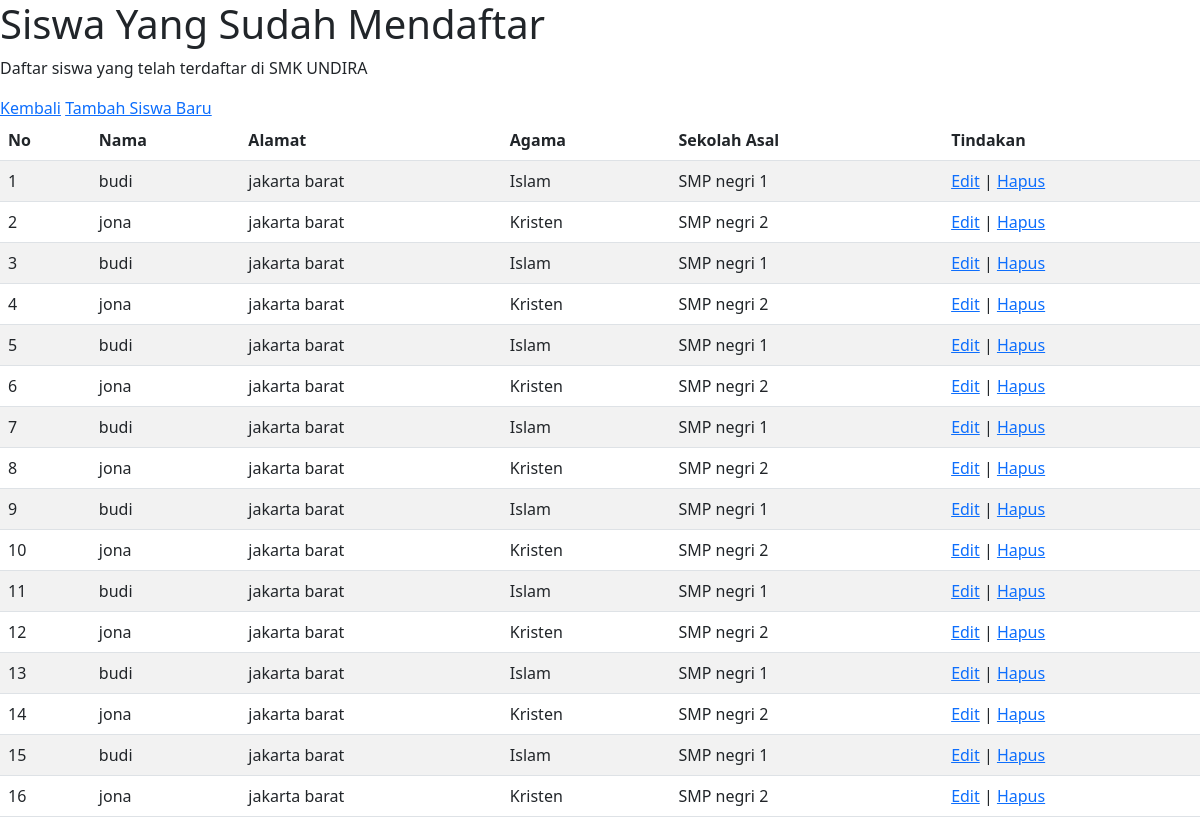
Page /list-siswa.php on the committed database.
### tables this page shows
CREATE TABLE `calon_siswa` (
  `id` int(11) NOT NULL,
  `nama` varchar(20) NOT NULL,
  `alamat` text NOT NULL,
  `jenis kelamin` varchar(20) NOT NULL,
  `agama` varchar(50) NOT NULL,
  `sekolah_asal` varchar(100) NOT NULL
);

### list-siswa.php (the view, shortened to what this page needs)
<?php
include 'config.php';
?>
<!DOCTYPE html>
<html lang="id">
<head>
    <link rel="stylesheet" href="https://cdnjs.cloudflare.com/ajax/libs/twitter-bootstrap/5.3.0/css/bootstrap.min.css">
    <link rel="stylesheet" href="https://cdn.datatables.net/2.2.2/css/dataTables.bootstrap5.css">
</head>
<body>
    <header>
        <h1>Siswa Yang Sudah Mendaftar</h1>
        <p>Daftar siswa yang telah terdaftar di SMK UNDIRA</p>
    </header>
    <nav>
        <a href="index.php">Kembali</a>
        <a href="form-daftar.php">Tambah Siswa Baru</a>
    </nav>
    <table id="example" class="table table-striped" style="width:100%">
        <thead>
            <tr>
                <th>No</th>
                <th>Nama</th>
                <th>Alamat</th>
                <th>Agama</th>
                <th>Sekolah Asal</th>
                <th>Tindakan</th>
            </tr>
        </thead>
        <tbody>
        <?php
                    $sql = "SELECT * FROM calon_siswa";
                    $query = mysqli_query($db, $sql);
            $no = 1;
            while ($siswa = mysqli_fetch_assoc($query)) {
                echo "<tr>";
                echo "<td>".$no++."</td>";
                echo "<td>".htmlspecialchars($siswa['nama'] ?? '')."</td>";
                echo "<td>".htmlspecialchars($siswa['alamat'] ?? '')."</td>";
                echo "<td>".htmlspecialchars($siswa['agama'] ?? '')."</td>";
                echo "<td>".htmlspecialchars($siswa['sekolah_asal'] ?? '')."</td>";
                echo "<td><a href='edit.php?id=".$siswa['id']."'>Edit</a> |
                          <a href='hapus.php?id=".$siswa['id']."' onclick='return confirm(\"Yakin ingin menghapus?\");'>Hapus</a></td>";
                echo "</tr>";
            }
            ?>
        </tbody>
    </table>
</body>
</html>

### rows in the picture
calon_siswa: nama "budi", alamat "jakarta barat", agama "Islam", sekolah_asal "SMP negri 1"
calon_siswa: nama "jona", alamat "jakarta barat", agama "Kristen", sekolah_asal "SMP negri 2"
calon_siswa: nama "budi", alamat "jakarta barat", agama "Islam", sekolah_asal "SMP negri 1"
calon_siswa: nama "jona", alamat "jakarta barat", agama "Kristen", sekolah_asal "SMP negri 2"
calon_siswa: nama "budi", alamat "jakarta barat", agama "Islam", sekolah_asal "SMP negri 1"
calon_siswa: nama "jona", alamat "jakarta barat", agama "Kristen", sekolah_asal "SMP negri 2"
calon_siswa: nama "budi", alamat "jakarta barat", agama "Islam", sekolah_asal "SMP negri 1"
calon_siswa: nama "jona", alamat "jakarta barat", agama "Kristen", sekolah_asal "SMP negri 2"
calon_siswa: nama "budi", alamat "jakarta barat", agama "Islam", sekolah_asal "SMP negri 1"
calon_siswa: nama "jona", alamat "jakarta barat", agama "Kristen", sekolah_asal "SMP negri 2"
calon_siswa: nama "budi", alamat "jakarta barat", agama "Islam", sekolah_asal "SMP negri 1"
calon_siswa: nama "jona", alamat "jakarta barat", agama "Kristen", sekolah_asal "SMP negri 2"
calon_siswa: nama "budi", alamat "jakarta barat", agama "Islam", sekolah_asal "SMP negri 1"
calon_siswa: nama "jona", alamat "jakarta barat", agama "Kristen", sekolah_asal "SMP negri 2"
calon_siswa: nama "budi", alamat "jakarta barat", agama "Islam", sekolah_asal "SMP negri 1"
calon_siswa: nama "jona", alamat "jakarta barat", agama "Kristen", sekolah_asal "SMP negri 2"
